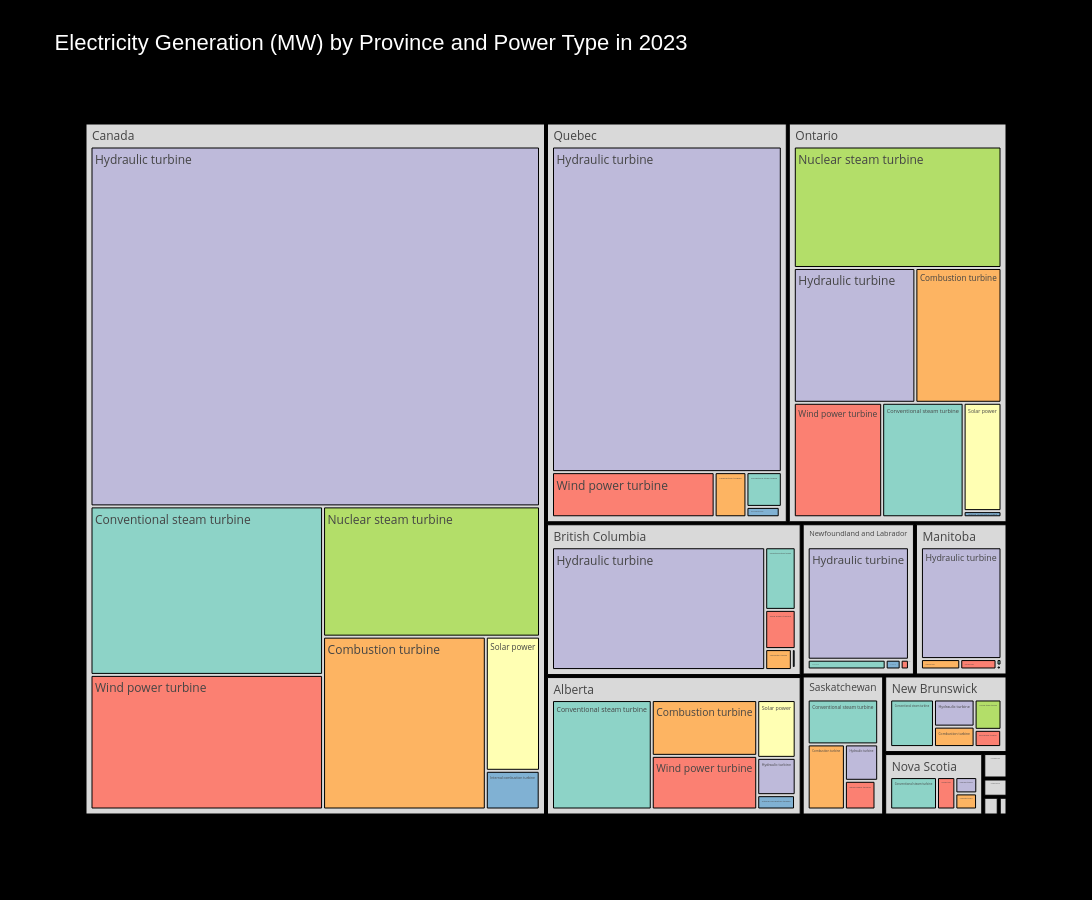

This figure's notebook cell:
### Code cell
# Create the treemap with a color-blind friendly discrete color palette
fig = px.treemap(df_2,
                 path=['GEO', 'Type of electricity generation',],  # Hierarchy
                 values='VALUE_MW',  # Size of each block
                 color='Type of electricity generation',  # Color by power type (categorical)
                 hover_data={'VALUE_MW': ':.2f'},  # Show MW value on hover (formatted)
                 color_discrete_sequence=px.colors.qualitative.Set3,  # Discrete color palette
                 title="Electricity Generation (MW) by Province and Power Type in 2023")

# Update layout to set the background color to black and customize legend
fig.update_layout(
    width=1400,  # Increased width
    height=900,  # Increased height
    plot_bgcolor='black',  # Background color of the plot area
    paper_bgcolor='black',  # Background color of the whole figure
    font_color='white',  # Font color for text elements
    title_font=dict(size=22, color='white', family='Arial'),  # Bigger, clearer title
)

# Show the treemap
fig.show()
fig.write_html("electricity_generation_treemap.html")

### Figure 1 — Plotly figure (JSON) as saved in the notebook; plotly's stock layout.template omitted (floating-point values rounded to 4 significant figures; data arrays with more than 128 entries replaced by an {"elided": "..."} marker saying what was removed)
{"data": [{"branchvalues": "total", "customdata": {"elided": "91x2 mixed values"}, "domain": {"x": [0, 1], "y": [0, 1]}, "hovertemplate": "labels=%{label}<br>VALUE_MW=%{customdata[0]:.2f}<br>parent=%{parent}<br>id=%{id}<br>Type of electricity generation=%{customdata[1]}<extra></extra>", "ids": ["Quebec/Conventional steam turbine", "Nunavut/Solar power", "Alberta/Solar power", "Ontario/Hydraulic turbine", "New Brunswick/Conventional steam turbine", "Alberta/Wind power turbine", "Canada/Hydraulic turbine", "Manitoba/Internal combustion turbine", "Quebec/Internal combustion turbine", "Prince Edward Island/Wind power turbine", "Nova Scotia/Combustion turbine", "British Columbia/Internal combustion turbine", "Alberta/Hydraulic turbine", "Nova Scotia/Solar power", "Ontario/Internal combustion turbine", "Prince Edward Island/Conventional steam turbine", "Nova Scotia/Hydraulic turbine", "Yukon/Solar power", "Manitoba/Conventional steam turbine", "Ontario/Nuclear steam turbine", "Saskatchewan/Combustion turbine", "New Brunswick/Combustion turbine", "Northwest Territories/Solar power", "Manitoba/Combustion turbine", "New Brunswick/Hydraulic turbine", "Saskatchewan/Hydraulic turbine", "Yukon/Internal combustion turbine", "Alberta/Combustion turbine", "Saskatchewan/Conventional steam turbine", "Prince Edward Island/Solar power", "Newfoundland and Labrador/Conventional steam turbine", "Canada/Wind power turbine", "Prince Edward Island/Combustion turbine", "Northwest Territories/Wind power turbine", "Canada/Solar power", "Newfoundland and Labrador/Internal combustion turbine", "British Columbia/Solar power", "Ontario/Solar power", "British Columbia/Wind power turbine", "Saskatchewan/Internal combustion turbine", "Newfoundland and Labrador/Wind power turbine", "Quebec/Wind power turbine", "Yukon/Wind power turbine", "New Brunswick/Internal combustion turbine", "Ontario/Combustion turbine", "Quebec/Hydraulic turbine", "Alberta/Conventional steam turbine", "Manitoba/Hydraulic turbine", "Canada/Internal combustion turbine", "Northwest Territories/Combustion turbine", "British Columbia/Hydraulic turbine", "Canada/Combustion turbine", "Ontario/Wind power turbine", "New Brunswick/Wind power turbine", "Canada/Conventional steam turbine", "Saskatchewan/Solar power", "Canada/Geothermal", "Nunavut/Internal combustion turbine", "Ontario/Conventional steam turbine", "Saskatchewan/Wind power turbine", "Alberta/Internal combustion turbine", "Northwest Territories/Hydraulic turbine", "New Brunswick/Nuclear steam turbine", "New Brunswick/Solar power", "British Columbia/Combustion turbine", "Nova Scotia/Wind power turbine", "Yukon/Hydraulic turbine", "Canada/Nuclear steam turbine", "Alberta/Geothermal", "British Columbia/Conventional steam turbine", "Newfoundland and Labrador/Hydraulic turbine", "Manitoba/Solar power", "Quebec/Solar power", "Nova Scotia/Conventional steam turbine", "Northwest Territories/Internal combustion turbine", "Quebec/Combustion turbine", "Manitoba/Wind power turbine", "Alberta", "British Columbia", "Canada", "Manitoba", "New Brunswick", "Newfoundland and Labrador", "Northwest Territories", "Nova Scotia", "Nunavut", "Ontario", "Prince Edward Island", "Quebec", "Saskatchewan", "Yukon"], "labels": ["Conventional steam turbine", "Solar power", "Solar power", "Hydraulic turbine", "Conventional steam turbine", "Wind power turbine", "Hydraulic turbine", "Internal combustion turbine", "Internal combustion turbine", "Wind power turbine", "Combustion turbine", "Internal combustion turbine", "Hydraulic turbine", "Solar power", "Internal combustion turbine", "Conventional steam turbine", "Hydraulic turbine", "Solar power", "Conventional steam turbine", "Nuclear steam turbine", "Combustion turbine", "Combustion turbine", "Solar power", "Combustion turbine", "Hydraulic turbine", "Hydraulic turbine", "Internal combustion turbine", "Combustion turbine", "Conventional steam turbine", "Solar power", "Conventional steam turbine", "Wind power turbine", "Combustion turbine", "Wind power turbine", "Solar power", "Internal combustion turbine", "Solar power", "Solar power", "Wind power turbine", "Internal combustion turbine", "Wind power turbine", "Wind power turbine", "Wind power turbine", "Internal combustion turbine", "Combustion turbine", "Hydraulic turbine", "Conventional steam turbine", "Hydraulic turbine", "Internal combustion turbine", "Combustion turbine", "Hydraulic turbine", "Combustion turbine", "Wind power turbine", "Wind power turbine", "Conventional steam turbine", "Solar power", "Geothermal", "Internal combustion turbine", "Conventional steam turbine", "Wind power turbine", "Internal combustion turbine", "Hydraulic turbine", "Nuclear steam turbine", "Solar power", "Combustion turbine", "Wind power turbine", "Hydraulic turbine", "Nuclear steam turbine", "Geothermal", "Conventional steam turbine", "Hydraulic turbine", "Solar power", "Solar power", "Conventional steam turbine", "Internal combustion turbine", "Combustion turbine", "Wind power turbine", "Alberta", "British Columbia", "Canada", "Manitoba", "New Brunswick", "Newfoundland and Labrador", "Northwest Territories", "Nova Scotia", "Nunavut", "Ontario", "Prince Edward Island", "Quebec", "Saskatchewan", "Yukon"], "marker": {"colors": ["rgb(141,211,199)", "rgb(255,255,179)", "rgb(255,255,179)", "rgb(190,186,218)", "rgb(141,211,199)", "rgb(251,128,114)", "rgb(190,186,218)", "rgb(128,177,211)", "rgb(128,177,211)", "rgb(251,128,114)", "rgb(253,180,98)", "rgb(128,177,211)", "rgb(190,186,218)", "rgb(255,255,179)", "rgb(128,177,211)", "rgb(141,211,199)", "rgb(190,186,218)", "rgb(255,255,179)", "rgb(141,211,199)", "rgb(179,222,105)", "rgb(253,180,98)", "rgb(253,180,98)", "rgb(255,255,179)", "rgb(253,180,98)", "rgb(190,186,218)", "rgb(190,186,218)", "rgb(128,177,211)", "rgb(253,180,98)", "rgb(141,211,199)", "rgb(255,255,179)", "rgb(141,211,199)", "rgb(251,128,114)", "rgb(253,180,98)", "rgb(251,128,114)", "rgb(255,255,179)", "rgb(128,177,211)", "rgb(255,255,179)", "rgb(255,255,179)", "rgb(251,128,114)", "rgb(128,177,211)", "rgb(251,128,114)", "rgb(251,128,114)", "rgb(251,128,114)", "rgb(128,177,211)", "rgb(253,180,98)", "rgb(190,186,218)", "rgb(141,211,199)", "rgb(190,186,218)", "rgb(128,177,211)", "rgb(253,180,98)", "rgb(190,186,218)", "rgb(253,180,98)", "rgb(251,128,114)", "rgb(251,128,114)", "rgb(141,211,199)", "rgb(255,255,179)", "rgb(252,205,229)", "rgb(128,177,211)", "rgb(141,211,199)", "rgb(251,128,114)", "rgb(128,177,211)", "rgb(190,186,218)", "rgb(179,222,105)", "rgb(255,255,179)", "rgb(253,180,98)", "rgb(251,128,114)", "rgb(190,186,218)", "rgb(179,222,105)", "rgb(252,205,229)", "rgb(141,211,199)", "rgb(190,186,218)", "rgb(255,255,179)", "rgb(255,255,179)", "rgb(141,211,199)", "rgb(128,177,211)", "rgb(253,180,98)", "rgb(251,128,114)", "rgb(217,217,217)", "rgb(217,217,217)", "rgb(217,217,217)", "rgb(217,217,217)", "rgb(217,217,217)", "rgb(217,217,217)", "rgb(217,217,217)", "rgb(217,217,217)", "rgb(217,217,217)", "rgb(217,217,217)", "rgb(217,217,217)", "rgb(217,217,217)", "rgb(217,217,217)", "rgb(217,217,217)"]}, "name": "", "parents": ["Quebec", "Nunavut", "Alberta", "Ontario", "New Brunswick", "Alberta", "Canada", "Manitoba", "Quebec", "Prince Edward Island", "Nova Scotia", "British Columbia", "Alberta", "Nova Scotia", "Ontario", "Prince Edward Island", "Nova Scotia", "Yukon", "Manitoba", "Ontario", "Saskatchewan", "New Brunswick", "Northwest Territories", "Manitoba", "New Brunswick", "Saskatchewan", "Yukon", "Alberta", "Saskatchewan", "Prince Edward Island", "Newfoundland and Labrador", "Canada", "Prince Edward Island", "Northwest Territories", "Canada", "Newfoundland and Labrador", "British Columbia", "Ontario", "British Columbia", "Saskatchewan", "Newfoundland and Labrador", "Quebec", "Yukon", "New Brunswick", "Ontario", "Quebec", "Alberta", "Manitoba", "Canada", "Northwest Territories", "British Columbia", "Canada", "Ontario", "New Brunswick", "Canada", "Saskatchewan", "Canada", "Nunavut", "Ontario", "Saskatchewan", "Alberta", "Northwest Territories", "New Brunswick", "New Brunswick", "British Columbia", "Nova Scotia", "Yukon", "Canada", "Alberta", "British Columbia", "Newfoundland and Labrador", "Manitoba", "Quebec", "Nova Scotia", "Northwest Territories", "Quebec", "Manitoba", "", "", "", "", "", "", "", "", "", "", "", "", "", ""], "type": "treemap", "values": [668.5, 0.11, 1421.0, 8961.0, 1801.0, 3618.0, 83020.0, 11.84, 187.4, 203.6, 366, 45.42, 917, 3.55, 127.4, 1.2, 374.9, 2.278, 22, 13798, 1726.0, 716.7, 0.65, 280, 953, 862.6, 34.47, 3762.0, 2255.0, 0.604, 507.6, 16060.0, 89.45, 12.7, 3731.0, 97.49, 4.912, 2244.0, 745.4, 16.06, 54, 3992.0, 4, 2.6, 6347.0, 40700.0, 6980.0, 6163.0, 1070.0, 19.5, 16350.0, 14440.0, 5532, 396.2, 20110.0, 38.66, 6, 78.42, 5097.0, 625.4, 346.3, 55.7, 705, 1.63, 348.4, 623.5, 97.96, 14503, 6, 1191.0, 7586.0, 1.528, 11.8, 1591.0, 122.8, 780.8, 258.4, 17050.0, 18680.0, 152900.0, 6737.0, 4576.0, 8245.0, 211.3, 2959.0, 78.53, 42110.0, 294.8, 46340.0, 5524.0, 138.7]}], "layout": {"font": {"color": "white"}, "height": 900, "legend": {"tracegroupgap": 0}, "paper_bgcolor": "black", "plot_bgcolor": "black", "title": {"font": {"color": "white", "family": "Arial", "size": 22}, "text": "Electricity Generation (MW) by Province and Power Type in 2023"}, "treemapcolorway": ["rgb(141,211,199)", "rgb(255,255,179)", "rgb(190,186,218)", "rgb(251,128,114)", "rgb(128,177,211)", "rgb(253,180,98)", "rgb(179,222,105)", "rgb(252,205,229)", "rgb(217,217,217)", "rgb(188,128,189)", "rgb(204,235,197)", "rgb(255,237,111)"], "width": 1400}}
